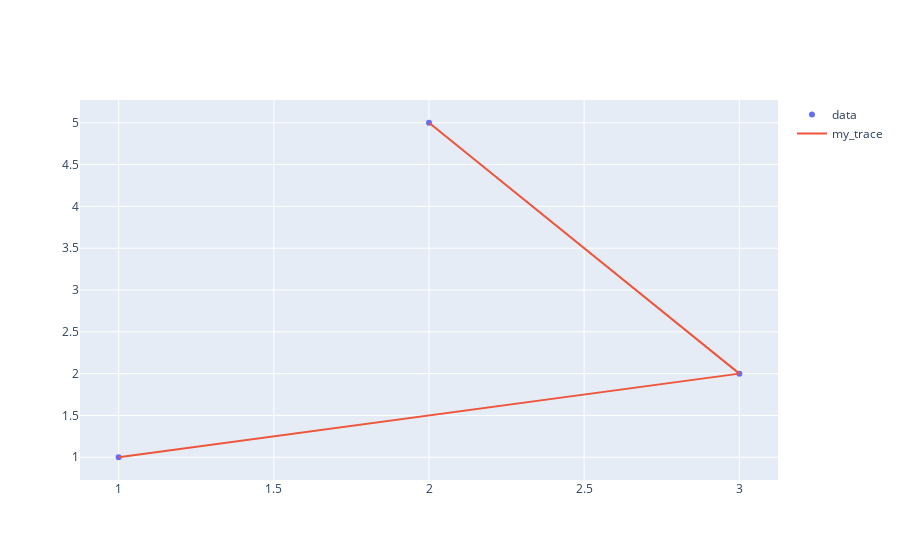

Notebook source saved alongside this figure:
### Code cell
trace0 = build_trace(data)

trace0 = build_trace(data, 'markers')
trace1 = build_trace(data, 'lines', 'my_trace')
plot({'data':[trace0, trace1]})

### Figure 1 — Plotly figure (JSON) as saved in the notebook; plotly's stock layout.template omitted (floating-point values rounded to 4 significant figures)
{"data": [{"mode": "markers", "name": "data", "type": "scatter", "x": [1, 3, 2], "y": [1, 2, 5]}, {"mode": "lines", "name": "my_trace", "type": "scatter", "x": [1, 3, 2], "y": [1, 2, 5]}], "layout": {}}
